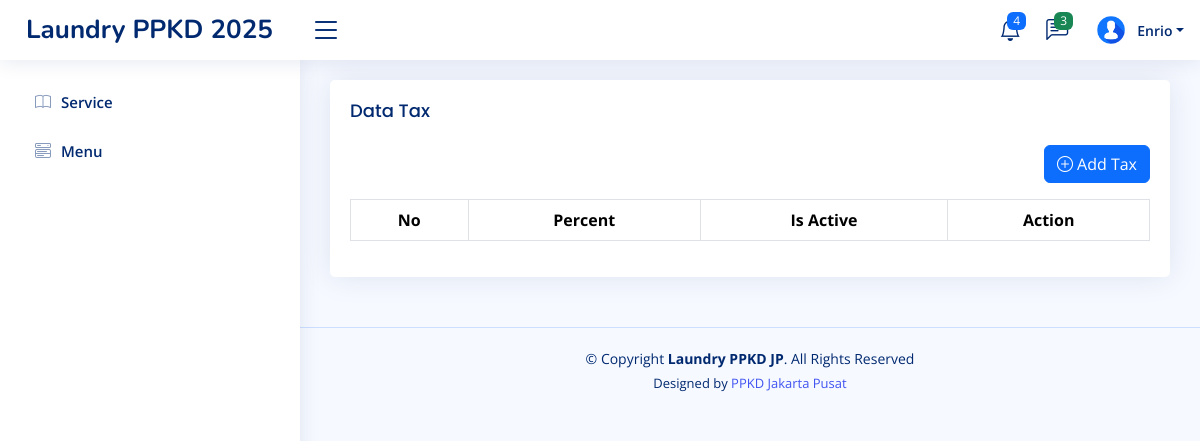
The app's page /home.php?page=tax (signed in), older data.
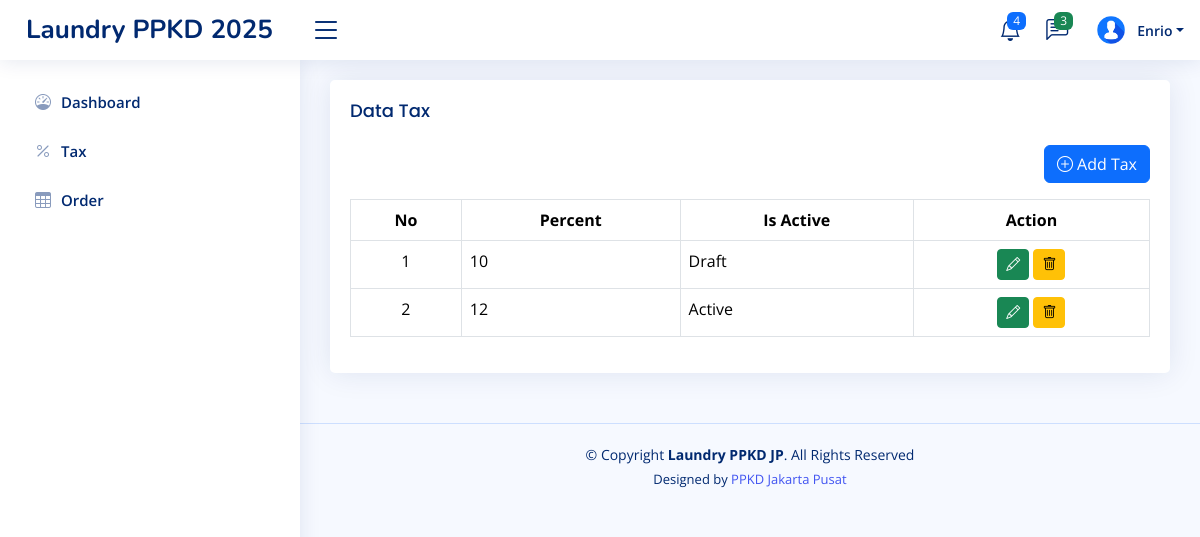
The same page, newer data.
### tables this page shows
CREATE TABLE `level_menus` (
  `id` int(11) NOT NULL,
  `level_id` int(11) NOT NULL,
  `menu_id` int(11) NOT NULL,
  `created_at` timestamp NOT NULL DEFAULT current_timestamp(),
  `updated_at` timestamp NULL DEFAULT NULL ON UPDATE current_timestamp()
);

CREATE TABLE `menus` (
  `id` int(11) NOT NULL,
  `name` varchar(30) NOT NULL,
  `icon` varchar(30) NOT NULL,
  `link` varchar(30) NOT NULL,
  `order` int(11) NOT NULL,
  `created_at` timestamp NOT NULL DEFAULT current_timestamp(),
  `updated_at` timestamp NULL DEFAULT NULL ON UPDATE current_timestamp()
);

CREATE TABLE `taxs` (
  `id` int(11) NOT NULL,
  `percent` int(11) NOT NULL,
  `is_active` tinyint(1) NOT NULL,
  `created_at` timestamp NOT NULL DEFAULT current_timestamp(),
  `updated_at` timestamp NULL DEFAULT NULL ON UPDATE current_timestamp()
);

### pages/tax.php (the view, shortened to what this page needs)
<?php
$query = mysqli_query($config, "SELECT * FROM taxs ORDER BY id DESC");
$rows = mysqli_fetch_all($query, MYSQLI_ASSOC);
?>
<body>
    <div class="row">
        <div class="col-sm-12">
            <div class="card">
                <div class="card-body">
                    <h3 class="card-title">Data Tax</h3>
                    <div class="d-flex justify-content-end mb-3 mt-2">
                        <a class="btn btn-primary" href="?page=tambah-tax"><i class="bi bi-plus-circle"></i> Add
                            Tax</a>
                    </div>
                    <table class="table table-bordered">
                        <tr class="text-center">
                            <th>No</th>
                            <th>Percent</th>
                            <th>Is Active</th>
                            <th>Action</th>
                        </tr>
                        <?php foreach ($rows as $key => $v) {
                        ?>
                            <tr>
                                <td class="text-center"><?php echo $key + 1 ?></td>
                                <td><?php echo $v['percent'] ?></td>
                                <td><?php echo $v['is_active'] == 1 ? 'Active' : 'Draft' ?></td>
                                <td class="text-center">
                                    <a href="?page=tambah-tax&edit=<?php echo $v['id'] ?>" class="btn btn-success btn-sm"><i
                                            class="bi bi-pencil"></i></a>
                                    <a href="?page=tax&delete=<?php echo $v['id'] ?>"
                                        onclick="return confirm('Are you sure you want to delete this data?')"
                                        class="btn btn-warning btn-sm"><i class="bi bi-trash"></i></a>
                                </td>
                            </tr>
                        <?php
                        }
                        ?>
                    </table>
                </div>
            </div>
        </div>
    </div>
</body>

### home.php (shortened to what this page needs)
<?php
include 'config/config.php';
?>
<!DOCTYPE html>
<html lang="en">
<head>
    <link href="assets/vendor/bootstrap/css/bootstrap.min.css" rel="stylesheet">
    <link href="assets/vendor/bootstrap-icons/bootstrap-icons.css" rel="stylesheet">
    <link href="assets/vendor/boxicons/css/boxicons.min.css" rel="stylesheet">
    <link href="assets/vendor/quill/quill.snow.css" rel="stylesheet">
    <link href="assets/vendor/quill/quill.bubble.css" rel="stylesheet">
    <link href="assets/vendor/remixicon/remixicon.css" rel="stylesheet">
    <link href="assets/vendor/simple-datatables/style.css" rel="stylesheet">
    <link href="assets/css/style.css" rel="stylesheet">
</head>
<body>
    <?php include 'inc/header.php' ?>
    <?php include 'inc/sidebar.php' ?>
    <main id="main" class="main">
        <?php
        if (isset($_GET['page'])) {
            if (file_exists('pages/' . $_GET['page'] . '.php')) {
                include 'pages/' . $_GET['page'] . '.php';
            } else {
                include 'pages/notfound.php';
            }
        } else {
            include 'pages/dashboard.php';
        }
        ?>
    </main>
    <footer id="footer" class="footer">
        <div class="copyright">
            &copy; Copyright <strong><span>Laundry PPKD JP</span></strong>. All Rights Reserved
        </div>
        <div class="credits">
            Designed by <a href="https://bootstrapmade.com/">PPKD Jakarta Pusat</a>
        </div>
    </footer>
</body>
</html>

### inc/header.php (shortened to what this page needs)
<header id="header" class="header fixed-top d-flex align-items-center">
    <div class="d-flex align-items-center justify-content-between">
        <a href="?page=dashboard" class="logo d-flex align-items-center">
            <span class="d-none d-lg-block">Laundry PPKD 2025</span>
        </a>
        <i class="bi bi-list toggle-sidebar-btn"></i>
    </div>
    <nav class="header-nav ms-auto">
        <ul class="d-flex align-items-center">
            <li class="nav-item dropdown">
                <a class="nav-link nav-icon" href="#" data-bs-toggle="dropdown">
                    <i class="bi bi-bell"></i>
                    <span class="badge bg-primary badge-number">4</span>
                </a>
            </li>
            <li class="nav-item dropdown">
                <a class="nav-link nav-icon" href="#" data-bs-toggle="dropdown">
                    <i class="bi bi-chat-left-text"></i>
                    <span class="badge bg-success badge-number">3</span>
                </a>
            </li>
            <li class="nav-item dropdown pe-3">
                <a class="nav-link nav-profile d-flex align-items-center pe-0" href="#" data-bs-toggle="dropdown">
                    <img src="../assets/img/profile-img.jpg" alt="profile" class="rounded-circle">
                    <span class="d-none d-md-block dropdown-toggle ps-2"><?php echo $_SESSION['NAME'] ?? '' ?></span>
                </a>
            </li>
        </ul>
    </nav>
</header>

### inc/sidebar.php
<?php
$level_id = $_SESSION['LEVEL_ID'] ?? '';
$querylevelMenu = mysqli_query($config, "SELECT * FROM menus JOIN level_menus ON menus.id = level_menus.menu_id WHERE level_id = '$level_id' ORDER BY `order` ASC");
$rowLevelMenus = mysqli_fetch_all($querylevelMenu, MYSQLI_ASSOC);
?>
<aside id="sidebar" class="sidebar">
    <ul class="sidebar-nav" id="sidebar-nav">
        <?php foreach ($rowLevelMenus as $rowLevelMenu): ?>
            <li class="nav-item">
                <a class="nav-link collapsed" href="?page=<?= $rowLevelMenu['link'] ?>">
                    <i class="<?= $rowLevelMenu['icon'] ?>"></i>
                    <span><?= $rowLevelMenu['name'] ?></span>
                </a>
            </li>
        <?php endforeach ?>
</aside>

### assets/css/style.css (style rules this page uses)
:root { scroll-behavior: smooth; }
body { font-family: "Open Sans", sans-serif; background: #f6f9ff; color: #444444; }
a { color: #4154f1; text-decoration: none; }
h1, h2, h3, h4, h5, h6 { font-family: "Nunito", sans-serif; }
#main { margin-top: 60px; padding: 20px 30px; transition: all 0.3s; }
.card { margin-bottom: 30px; border: none; border-radius: 5px; box-shadow: 0px 0 30px rgba(1, 41, 112, 0.1); }
.card-title { padding: 20px 0 15px 0; font-size: 18px; font-weight: 500; color: #012970; font-family: "Poppins", sans-serif; }
.card-body { padding: 0 20px 20px 20px; }
.logo { line-height: 1; }
@media (min-width: 1200px) { .logo { width: 280px; } }
.logo span { font-size: 26px; font-weight: 700; color: #012970; font-family: "Nunito", sans-serif; }
.header { transition: all 0.5s; z-index: 997; height: 60px; box-shadow: 0px 2px 20px rgba(1, 41, 112, 0.1); background-color: #fff; padding-left: 20px; }
.header .toggle-sidebar-btn { font-size: 32px; padding-left: 10px; cursor: pointer; color: #012970; }
.header-nav ul { list-style: none; }
.header-nav>ul { margin: 0; padding: 0; }
.header-nav .nav-icon { font-size: 22px; color: #012970; margin-right: 25px; position: relative; }
.header-nav .nav-profile { color: #012970; }
.header-nav .nav-profile img { max-height: 36px; }
.header-nav .nav-profile span { font-size: 14px; font-weight: 600; }
.header-nav .badge-number { position: absolute; inset: -2px -5px auto auto; font-weight: normal; font-size: 12px; padding: 3px 6px; }
.sidebar { position: fixed; top: 60px; left: 0; bottom: 0; width: 300px; z-index: 996; transition: all 0.3s; padding: 20px; overflow-y: auto; scrollbar-width: thin; scrollbar-color: #aab7cf transparent; box-shadow: 0px 0px 20px rgba(1, 41, 112, 0.1); background-color: #fff; }
@media (min-width: 1200px) { #main, #footer { margin-left: 300px; } }
.sidebar-nav { padding: 0; margin: 0; list-style: none; }
.sidebar-nav li { padding: 0; margin: 0; list-style: none; }
.sidebar-nav .nav-item { margin-bottom: 5px; }
.sidebar-nav .nav-link { display: flex; align-items: center; font-size: 15px; font-weight: 600; color: #4154f1; transition: 0.3; background: #f6f9ff; padding: 10px 15px; border-radius: 4px; }
.sidebar-nav .nav-link i { font-size: 16px; margin-right: 10px; color: #4154f1; }
.sidebar-nav .nav-link.collapsed { color: #012970; background: #fff; }
.sidebar-nav .nav-link.collapsed i { color: #899bbd; }
.footer { padding: 20px 0; font-size: 14px; transition: all 0.3s; border-top: 1px solid #cddfff; }
.footer .copyright { text-align: center; color: #012970; }
.footer .credits { padding-top: 5px; text-align: center; font-size: 13px; color: #012970; }

Row changes from the older to the newer data that the page shows:
removed level_menus: menu.name "Service"
removed level_menus: menu.name "Menu"
added level_menus: menu.name "Dashboard"
added level_menus: menu.name "Tax"
added level_menus: menu.name "Order"
added taxs: percent "10", is_active "Draft"
added taxs: percent "12", is_active "Active"
